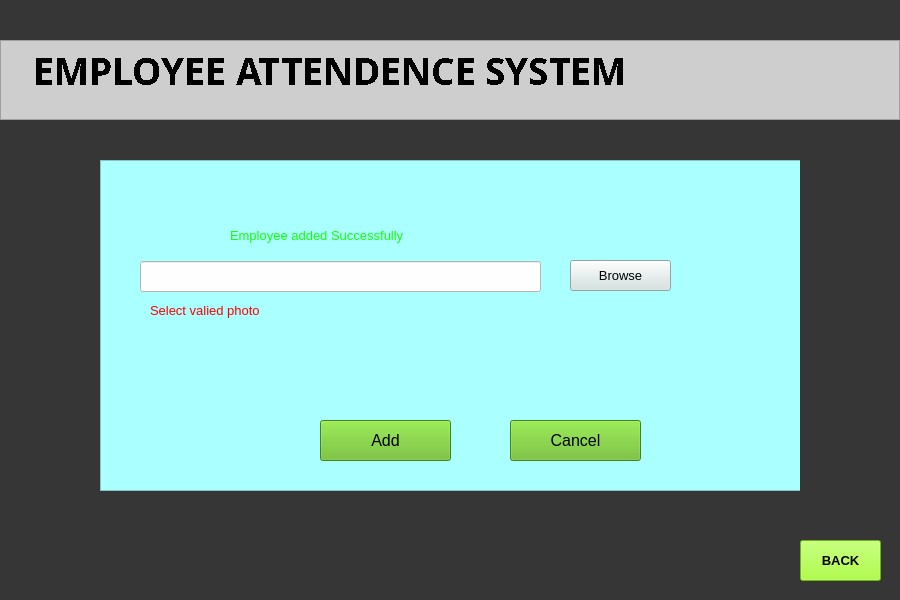
<?xml version="1.0" encoding="UTF-8"?>
<ui version="4.0">
 <class>Dialog</class>
 <widget class="QDialog" name="Dialog">
  <property name="enabled">
   <bool>true</bool>
  </property>
  <property name="geometry">
   <rect>
    <x>0</x>
    <y>0</y>
    <width>900</width>
    <height>600</height>
   </rect>
  </property>
  <property name="font">
   <font>
    <pointsize>10</pointsize>
   </font>
  </property>
  <property name="windowTitle">
   <string>Dialog</string>
  </property>
  <property name="styleSheet">
   <string notr="true">background-color: rgb(54, 54, 54);</string>
  </property>
  <widget class="QFrame" name="frame">
   <property name="geometry">
    <rect>
     <x>100</x>
     <y>160</y>
     <width>700</width>
     <height>331</height>
    </rect>
   </property>
   <property name="styleSheet">
    <string notr="true">background-color: rgb(170, 255, 255);</string>
   </property>
   <property name="frameShape">
    <enum>QFrame::StyledPanel</enum>
   </property>
   <property name="frameShadow">
    <enum>QFrame::Raised</enum>
   </property>
   <widget class="QPushButton" name="add_image">
    <property name="geometry">
     <rect>
      <x>230</x>
      <y>120</y>
      <width>200</width>
      <height>60</height>
     </rect>
    </property>
    <property name="font">
     <font>
      <pointsize>13</pointsize>
     </font>
    </property>
    <property name="styleSheet">
     <string notr="true">background-color: rgb(170, 85, 0);</string>
    </property>
    <property name="text">
     <string>Add Image</string>
    </property>
   </widget>
   <widget class="QFrame" name="frame2">
    <property name="geometry">
     <rect>
      <x>0</x>
      <y>0</y>
      <width>701</width>
      <height>331</height>
     </rect>
    </property>
    <property name="frameShape">
     <enum>QFrame::StyledPanel</enum>
    </property>
    <property name="frameShadow">
     <enum>QFrame::Raised</enum>
    </property>
    <widget class="QPushButton" name="browse">
     <property name="geometry">
      <rect>
       <x>470</x>
       <y>100</y>
       <width>101</width>
       <height>31</height>
      </rect>
     </property>
     <property name="font">
      <font>
       <pointsize>10</pointsize>
      </font>
     </property>
     <property name="styleSheet">
      <string notr="true">background-color: rgb(210, 226, 225);</string>
     </property>
     <property name="text">
      <string>Browse</string>
     </property>
    </widget>
    <widget class="QPushButton" name="cancel">
     <property name="geometry">
      <rect>
       <x>410</x>
       <y>260</y>
       <width>131</width>
       <height>41</height>
      </rect>
     </property>
     <property name="font">
      <font>
       <pointsize>12</pointsize>
      </font>
     </property>
     <property name="styleSheet">
      <string notr="true">background-color: rgb(97, 184, 30);</string>
     </property>
     <property name="text">
      <string>Cancel</string>
     </property>
    </widget>
    <widget class="QPushButton" name="add">
     <property name="geometry">
      <rect>
       <x>220</x>
       <y>260</y>
       <width>131</width>
       <height>41</height>
      </rect>
     </property>
     <property name="font">
      <font>
       <pointsize>12</pointsize>
      </font>
     </property>
     <property name="styleSheet">
      <string notr="true">background-color: rgb(97, 184, 30);</string>
     </property>
     <property name="text">
      <string>Add</string>
     </property>
    </widget>
    <widget class="QLineEdit" name="filename">
     <property name="geometry">
      <rect>
       <x>40</x>
       <y>101</y>
       <width>401</width>
       <height>31</height>
      </rect>
     </property>
     <property name="styleSheet">
      <string notr="true">background-color: rgb(254, 254, 254);</string>
     </property>
    </widget>
    <widget class="QLabel" name="warning">
     <property name="geometry">
      <rect>
       <x>50</x>
       <y>140</y>
       <width>241</width>
       <height>21</height>
      </rect>
     </property>
     <property name="font">
      <font>
       <pointsize>10</pointsize>
      </font>
     </property>
     <property name="styleSheet">
      <string notr="true">color: rgb(255, 0, 0);</string>
     </property>
     <property name="text">
      <string>Select valied photo</string>
     </property>
    </widget>
    <widget class="QLabel" name="success">
     <property name="geometry">
      <rect>
       <x>130</x>
       <y>60</y>
       <width>241</width>
       <height>31</height>
      </rect>
     </property>
     <property name="font">
      <font>
       <pointsize>10</pointsize>
      </font>
     </property>
     <property name="styleSheet">
      <string notr="true">color: rgb(22, 255, 6);</string>
     </property>
     <property name="text">
      <string>Employee added Successfully</string>
     </property>
    </widget>
   </widget>
  </widget>
  <widget class="QPushButton" name="back_btn">
   <property name="geometry">
    <rect>
     <x>800</x>
     <y>540</y>
     <width>81</width>
     <height>41</height>
    </rect>
   </property>
   <property name="font">
    <font>
     <pointsize>10</pointsize>
     <weight>75</weight>
     <bold>true</bold>
    </font>
   </property>
   <property name="styleSheet">
    <string notr="true">background-color: rgb(153, 255, 20);</string>
   </property>
   <property name="text">
    <string>BACK</string>
   </property>
  </widget>
  <widget class="QPlainTextEdit" name="plainTextEdit_2">
   <property name="enabled">
    <bool>true</bool>
   </property>
   <property name="geometry">
    <rect>
     <x>0</x>
     <y>40</y>
     <width>900</width>
     <height>80</height>
    </rect>
   </property>
   <property name="sizePolicy">
    <sizepolicy hsizetype="Fixed" vsizetype="Fixed">
     <horstretch>0</horstretch>
     <verstretch>0</verstretch>
    </sizepolicy>
   </property>
   <property name="font">
    <font>
     <family>Bell MT</family>
     <pointsize>28</pointsize>
     <weight>75</weight>
     <italic>false</italic>
     <bold>true</bold>
     <underline>false</underline>
     <stylestrategy>NoAntialias</stylestrategy>
     <kerning>true</kerning>
    </font>
   </property>
   <property name="acceptDrops">
    <bool>true</bool>
   </property>
   <property name="layoutDirection">
    <enum>Qt::LeftToRight</enum>
   </property>
   <property name="styleSheet">
    <string notr="true">background-color: rgb(206, 206, 206);</string>
   </property>
   <property name="inputMethodHints">
    <set>Qt::ImhNone</set>
   </property>
   <property name="lineWidth">
    <number>1</number>
   </property>
   <property name="verticalScrollBarPolicy">
    <enum>Qt::ScrollBarAlwaysOff</enum>
   </property>
   <property name="horizontalScrollBarPolicy">
    <enum>Qt::ScrollBarAlwaysOff</enum>
   </property>
   <property name="sizeAdjustPolicy">
    <enum>QAbstractScrollArea::AdjustToContents</enum>
   </property>
   <property name="undoRedoEnabled">
    <bool>false</bool>
   </property>
   <property name="lineWrapMode">
    <enum>QPlainTextEdit::NoWrap</enum>
   </property>
   <property name="plainText">
    <string>   EMPLOYEE ATTENDENCE SYSTEM
</string>
   </property>
   <property name="textInteractionFlags">
    <set>Qt::NoTextInteraction</set>
   </property>
   <property name="centerOnScroll">
    <bool>false</bool>
   </property>
   <property name="placeholderText">
    <string/>
   </property>
  </widget>
  <zorder>plainTextEdit_2</zorder>
  <zorder>frame</zorder>
  <zorder>back_btn</zorder>
 </widget>
 <resources/>
 <connections/>
</ui>
